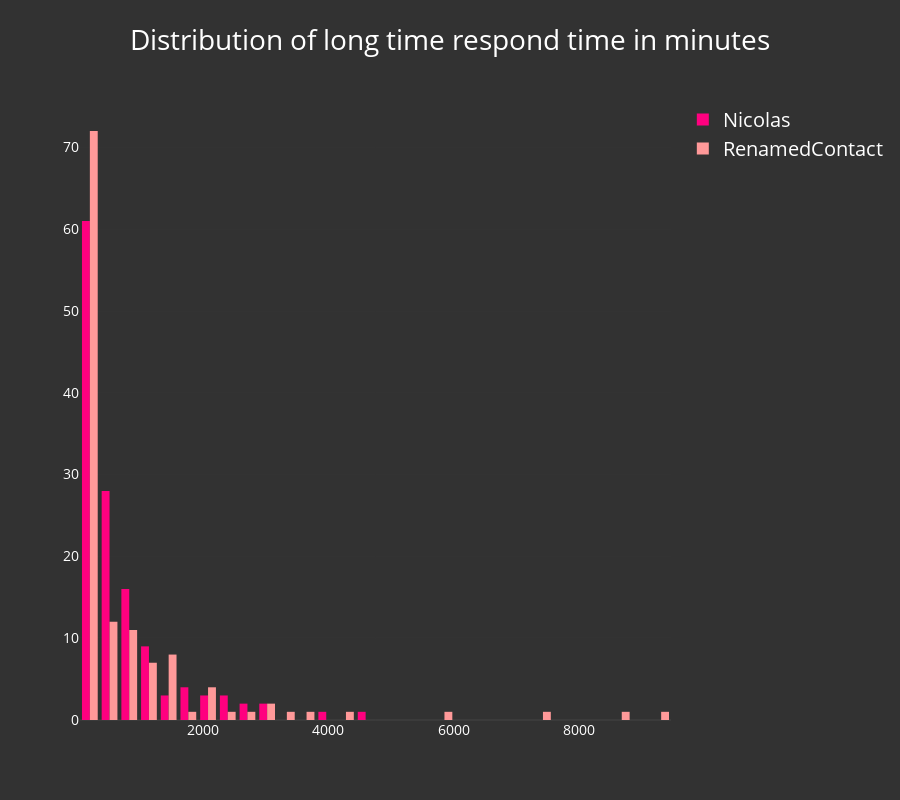

Here is the notebook cell this chart was saved with:
### Code cell
iplot(wa.plot_dist_of_respondtimes(nb_mode=True, tail=True))

### Figure 1 — Plotly figure (JSON) as saved in the notebook; plotly's stock layout.template omitted (floating-point values rounded to 4 significant figures; data arrays with more than 128 entries replaced by an {"elided": "..."} marker saying what was removed)
{"data": [{"marker": {"color": "rgba(255, 0, 127, 1)"}, "name": "Nicolas", "type": "histogram", "uid": "3e304636-c3c5-45fe-9257-a6426a613dbd", "x": {"elided": "321 int values"}, "xbins": {"size": 314.8, "start": 30}}, {"marker": {"color": "rgba(255, 153, 153, 1)"}, "name": "RenamedContact", "type": "histogram", "uid": "e8bb7366-7ff0-4343-8075-20c68c45d8b6", "x": {"elided": "320 int values"}, "xbins": {"size": 314.8, "start": 30}}], "layout": {"font": {"color": "white", "size": 20}, "height": 800, "paper_bgcolor": "rgba(50, 50, 50, 1)", "plot_bgcolor": "rgba(50, 50, 50, 1)", "title": "Distribution of long time respond time in minutes", "xaxis": {"automargin": true, "showticklabels": true, "tickfont": {"color": "white", "size": 14}, "titlefont": {"color": "white", "size": 18}}, "yaxis": {"automargin": true, "showticklabels": true, "tickfont": {"color": "white", "size": 14}, "titlefont": {"color": "white", "size": 18}}}}
